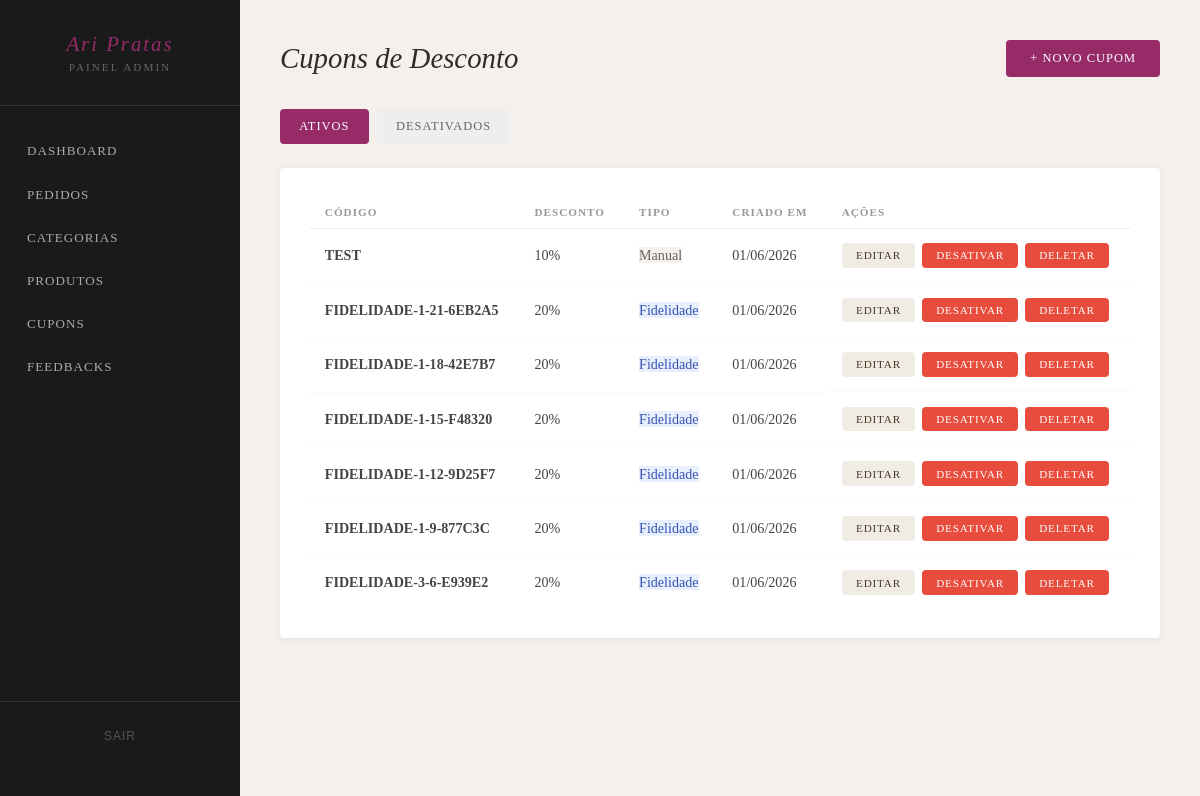
The app's page /painel/cupons/ (signed in) with its own data.
### loja/models.py (models this page shows, shortened)
class Cupom(models.Model):
    codigo = models.CharField(max_length=50, unique=True)
    desconto = models.PositiveIntegerField(help_text='Porcentagem de desconto (ex: 10 = 10%)')
    ativo = models.BooleanField(default=True)
    criado_em = models.DateTimeField(auto_now_add=True)
    fidelidade = models.BooleanField(default=False)
    usuario = models.ForeignKey('auth.User', on_delete=models.SET_NULL, null=True, blank=True)
    class Meta:
        ordering = ['-criado_em']
        verbose_name = 'Cupom'
        verbose_name_plural = 'Cupons'

### painel/views.py (the view)
# urls.py: path('cupons/', views.cupons_lista, name='cupons_lista'),
@staff_member_required(login_url='/login/')
def cupons_lista(request):
    cupons = Cupom.objects.all()
    return render(request, 'painel/cupons_lista.html', {'cupons': cupons})

### templates/painel/cupons_lista.html (shortened to what this page needs)
{% extends 'painel/base.html' %}
{% block content %}
<div class="page-header">
  <h2>Cupons de Desconto</h2>
  <a href="{% url 'painel:cupom_criar' %}" class="btn-novo">+ Novo Cupom</a>
</div>
<div class="abas">
  <button class="aba ativa" onclick="trocarAba('ativos', this)">Ativos</button>
  <button class="aba" onclick="trocarAba('inativos', this)">Desativados</button>
</div>
<div class="painel-aba ativo" id="aba-ativos">
  <div class="secao">
    <table>
      <thead>
        <tr>
          <th>Código</th><th>Desconto</th><th>Tipo</th><th>Criado em</th><th>Ações</th>
        </tr>
      </thead>
      <tbody>
        {% for cupom in cupons %}
        {% if cupom.ativo %}
        <tr>
          <td data-label="Código"><strong>{{ cupom.codigo }}</strong></td>
          <td data-label="Desconto">{{ cupom.desconto }}%</td>
          <td data-label="Tipo">{% if cupom.fidelidade %}<span class="badge" style="background:#e8f0fe; color:#3451b2;">Fidelidade</span>{% else %}<span class="badge" style="background:#f5f0eb; color:#666;">Manual</span>{% endif %}</td>
          <td data-label="Criado em">{{ cupom.criado_em|date:"d/m/Y" }}</td>
          <td data-label=" " class="acoes">
            <a href="{% url 'painel:cupom_editar' cupom.id %}" class="btn-editar">Editar</a>
            <a href="{% url 'painel:cupom_toggle' cupom.id %}" class="btn-vermelho">Desativar</a>
            <form method="post" action="{% url 'painel:cupom_deletar' cupom.id %}" style="display:inline;">
              <button type="submit" class="btn-vermelho" onclick="return confirm('Deletar cupom?')">Deletar</button>
            </form>
          </td>
        </tr>
        {% endif %}
        {% empty %}
        <tr><td colspan="5" style="text-align:center; color:#999;">Nenhum cupom ativo.</td></tr>
        {% endfor %}
      </tbody>
    </table>
  </div>
</div>
{% endblock %}

### records on screen
Cupom: codigo "TEST", desconto "10", fidelidade "Manual", criado_em "01/06/2026"
Cupom: codigo "FIDELIDADE-1-21-6EB2A5", desconto "20", fidelidade "Fidelidade", criado_em "01/06/2026"
Cupom: codigo "FIDELIDADE-1-18-42E7B7", desconto "20", fidelidade "Fidelidade", criado_em "01/06/2026"
Cupom: codigo "FIDELIDADE-1-15-F48320", desconto "20", fidelidade "Fidelidade", criado_em "01/06/2026"
Cupom: codigo "FIDELIDADE-1-12-9D25F7", desconto "20", fidelidade "Fidelidade", criado_em "01/06/2026"
Cupom: codigo "FIDELIDADE-1-9-877C3C", desconto "20", fidelidade "Fidelidade", criado_em "01/06/2026"
Cupom: codigo "FIDELIDADE-3-6-E939E2", desconto "20", fidelidade "Fidelidade", criado_em "01/06/2026"
